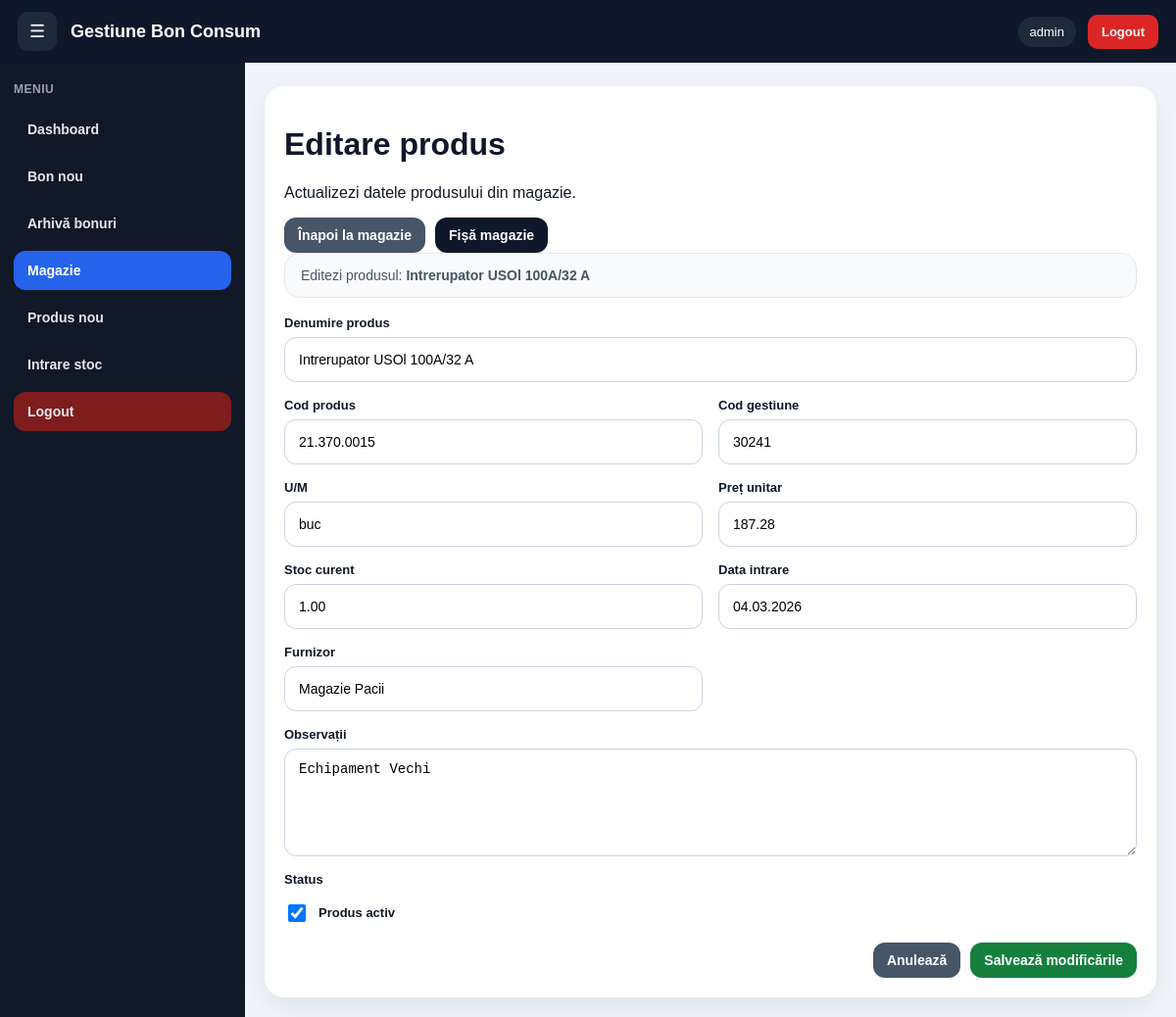
The page /website-bon-consum.php/editeaza-produs.php?id=8 (signed in) on the database its author committed.
### tables this page shows
CREATE TABLE `produse` (
  `id` int NOT NULL,
  `denumire` varchar(255) NOT NULL,
  `cod_produs` varchar(100) NOT NULL,
  `cod_gestiune` varchar(50) DEFAULT '',
  `um` varchar(30) NOT NULL DEFAULT '',
  `pret_unitar` decimal(12,2) NOT NULL DEFAULT '0.00',
  `stoc_curent` decimal(12,2) NOT NULL DEFAULT '0.00',
  `data_intrare` date DEFAULT NULL,
  `furnizor` varchar(255) DEFAULT '',
  `observatii` text,
  `activ` tinyint(1) NOT NULL DEFAULT '1',
  `created_at` timestamp NULL DEFAULT CURRENT_TIMESTAMP,
  `updated_at` timestamp NULL DEFAULT CURRENT_TIMESTAMP ON UPDATE CURRENT_TIMESTAMP
);

### website-bon-consum.php/editeaza-produs.php (the view, shortened to what this page needs)
<?php
require_once 'config.php';
$id = (int)($_GET['id'] ?? $_POST['id'] ?? 0);
$stmt = $pdo->prepare("SELECT * FROM produse WHERE id = ?");
$stmt->execute([$id]);
$produs = $stmt->fetch();
include 'layout-start.php';
?>
<div class="edit-card">
    <div class="page-header">
        <div>
            <h1 class="page-title">Editare produs</h1>
            <p class="page-subtitle">Actualizezi datele produsului din magazie.</p>
        </div>
        <div class="edit-toolbar">
            <a href="magazie.php" class="edit-btn secondary">Înapoi la magazie</a>
            <a href="fisa-magazie.php?id=<?php echo (int)$produs['id']; ?>" class="edit-btn">Fișă magazie</a>
        </div>
    </div>
    <div class="info-strip">
        Editezi produsul: <strong><?php echo htmlspecialchars($produs['denumire']); ?></strong>
    </div>
    <form method="post">
        <div class="form-grid">
            <div class="form-group full">
                <label>Denumire produs</label>
                <input type="text" name="denumire" class="form-control" value="<?php echo htmlspecialchars($produs['denumire'] ?? ''); ?>" required>
            </div>
            <div class="form-group">
                <label>Cod produs</label>
                <input type="text" name="cod_produs" class="form-control" value="<?php echo htmlspecialchars($produs['cod_produs'] ?? ''); ?>">
            </div>
            <div class="form-group">
                <label>Cod gestiune</label>
                <input type="text" name="cod_gestiune" class="form-control" value="<?php echo htmlspecialchars($produs['cod_gestiune'] ?? ''); ?>">
            </div>
            <div class="form-group">
                <label>U/M</label>
                <input type="text" name="um" class="form-control" value="<?php echo htmlspecialchars($produs['um'] ?? ''); ?>" required>
            </div>
            <div class="form-group">
                <label>Preț unitar</label>
                <input type="text" name="pret_unitar" class="form-control" value="<?php echo htmlspecialchars($produs['pret_unitar'] ?? '0'); ?>">
            </div>
            <div class="form-group">
                <label>Stoc curent</label>
                <input type="text" name="stoc_curent" class="form-control" value="<?php echo htmlspecialchars($produs['stoc_curent'] ?? '0'); ?>">
            </div>
            <div class="form-group">
                <label>Data intrare</label>
                <input type="text" name="data_intrare" class="form-control" placeholder="zz.ll.aaaa" value="<?php echo htmlspecialchars(!empty($produs['data_intrare']) ? (strpos((string)$produs['data_intrare'], '.') !== false ? $produs['data_intrare'] : date('d.m.Y', strtotime($produs['data_intrare']))) : ''); ?>">
            </div>
            <div class="form-group">
                <label>Furnizor</label>
                <input type="text" name="furnizor" class="form-control" value="<?php echo htmlspecialchars($produs['furnizor'] ?? ''); ?>">
            </div>
            <div class="form-group full">
                <label>Observații</label>
                <textarea name="observatii" class="form-control"><?php echo htmlspecialchars($produs['observatii'] ?? ''); ?></textarea>
            </div>
            <div class="form-group full">
                <label>Status</label>
                <div class="checkbox-row">
                    <input type="checkbox" name="activ" id="activ" <?php echo !empty($produs['activ']) ? 'checked' : ''; ?>>
                    <label for="activ" style="margin:0;">Produs activ</label>
                </div>
            </div>
        </div>
        <div class="bottom-actions">
            <a href="magazie.php" class="edit-btn secondary">Anulează</a>
            <button type="submit" class="edit-btn success">Salvează modificările</button>
        </div>
    </form>
</div>
<?php include 'layout-end.php'; ?>

### website-bon-consum.php/layout-start.php (style rules this page uses)
* { box-sizing:border-box }
body { margin:0; font-family:Arial,sans-serif; background:#f1f5f9; color:#0f172a; }

### website-bon-consum.php/editeaza-produs.php (style rules this page uses)
.edit-card { background:#fff; border-radius:20px; padding:20px; box-shadow:0 10px 30px rgba(15,23,42,.08); }
.edit-toolbar { display:flex; gap:10px; flex-wrap:wrap; align-items:center; }
.edit-btn { display:inline-block; background:#0f172a; color:#fff; text-decoration:none; border:none; padding:10px 14px; border-radius:12px; font-size:14px; font-weight:700; cursor:pointer; }
.edit-btn.secondary { background:#475569 }
.edit-btn.success { background:#15803d }
.form-grid { display:grid; grid-template-columns:repeat(2,minmax(0,1fr)); gap:16px; }
.form-group { display:flex; flex-direction:column; }
.form-group.full { grid-column:1 / -1; }
.form-group label { font-size:13px; font-weight:700; color:#0f172a; margin-bottom:7px; }
.form-control { width:100%; height:46px; border:1px solid #cbd5e1; border-radius:12px; padding:0 14px; font-size:14px; outline:none; background:#fff; }
textarea.form-control { height:110px; padding:12px 14px; resize:vertical; }
.checkbox-row { display:flex; align-items:center; gap:10px; margin-top:8px; }
.checkbox-row input { width:18px; height:18px; }
.bottom-actions { display:flex; justify-content:flex-end; gap:10px; margin-top:18px; flex-wrap:wrap; }
.info-strip { background:#f8fafc; border:1px solid #e2e8f0; border-radius:16px; padding:14px 16px; margin-bottom:18px; color:#475569; font-size:14px; }

### rows shown on the page
produse: denumire "Intrerupator USOl 100A/32 A", cod_produs "21.370.0015", cod_gestiune "30241", um "buc", pret_unitar "187.28", stoc_curent "1.00", data_intrare "04.03.2026", furnizor "Magazie Pacii", observatii "Echipament Vechi", activ "☑"

### other values the page prints
$_SESSION['username'] "admin"
